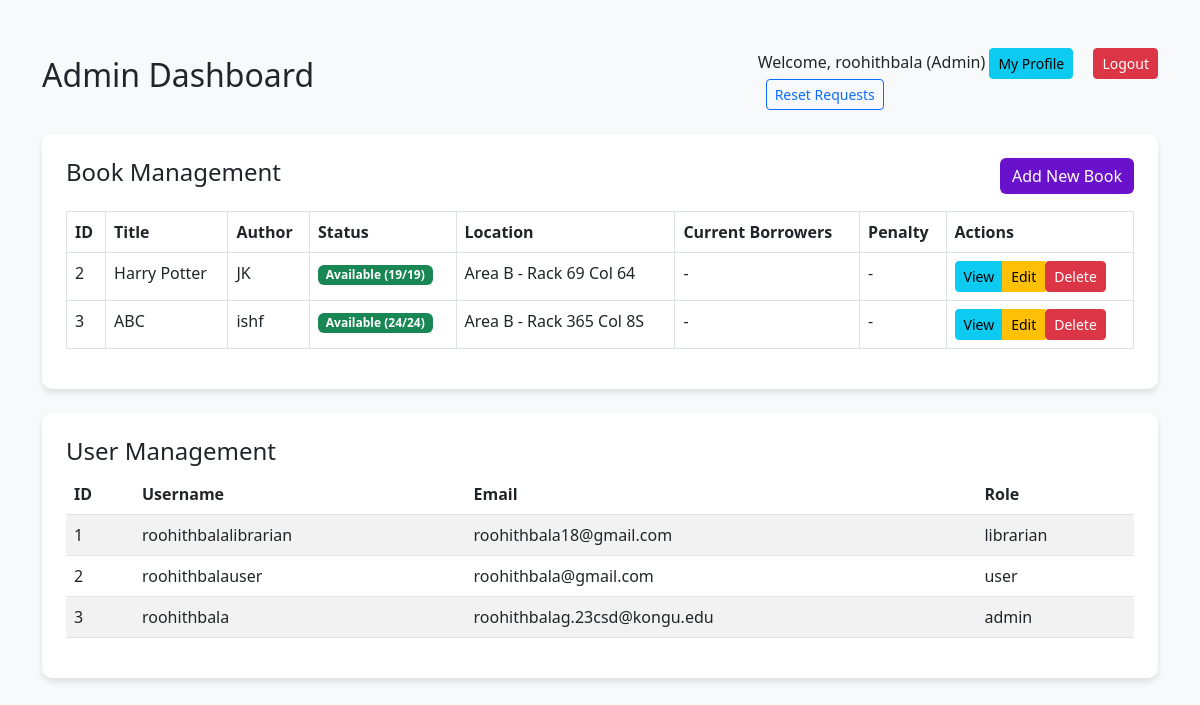
/admin (signed in), run on the app's committed database.
### tables this page shows
CREATE TABLE books (
            id INTEGER PRIMARY KEY AUTOINCREMENT,
            title TEXT NOT NULL,
            author TEXT NOT NULL,
            category TEXT NOT NULL,
            publication_year INTEGER,
            isbn TEXT UNIQUE NOT NULL,
            added_by TEXT,
            main_area TEXT,
            rack_no TEXT,
            column_no TEXT,
            total_copies INTEGER DEFAULT 1,
            available_copies INTEGER DEFAULT 1
        );

CREATE TABLE users (
            id INTEGER PRIMARY KEY AUTOINCREMENT,
            username TEXT UNIQUE NOT NULL,
            email TEXT UNIQUE NOT NULL,
            password TEXT NOT NULL,
            role TEXT NOT NULL DEFAULT 'user'
        , reset_token TEXT, reset_token_expiry DATETIME);

### app.py (the view)
@app.route("/admin")
def admin_dashboard():
    if "user_id" not in session or session.get("role") != "admin":
        flash("Access Denied! Only Admins can access this page.", "danger")
        return redirect(url_for("home"))
    with get_db_connection() as conn:
        books = conn.execute("""
            SELECT b.*,
                   COUNT(DISTINCT bc.copy_id) as total_copies,
                   SUM(CASE WHEN bc.status = 'Available' THEN 1 ELSE 0 END) as available_copies,
                   GROUP_CONCAT(DISTINCT
                       CASE WHEN bc.status = 'Taken'
                       THEN u.username || ' (Due: ' || bc.due_date ||
                            CASE WHEN date(bc.due_date) < date('now')
                                 THEN ', Overdue)' ELSE ')' END
                       END) as current_borrowers,
                   MAX(CASE WHEN bc.status = 'Taken' THEN bc.penalty ELSE 0 END) as max_penalty
            FROM books b
            LEFT JOIN book_copies bc ON b.id = bc.book_id
            LEFT JOIN users u ON bc.borrowed_by = u.id
            GROUP BY b.id
        """).fetchall()
        users = conn.execute("""
            SELECT u.*,
                   COUNT(DISTINCT bc.copy_id) as borrowed_books,
                   SUM(bc.penalty) as total_penalties
            FROM users u
            LEFT JOIN book_copies bc ON u.id = bc.borrowed_by
            GROUP BY u.id
        """).fetchall()
    return render_template("admin_dashboard.html", books=books, users=users)

### app.py (called while the page is built)
def get_db_connection():
    conn = sqlite3.connect(DATABASE)
    conn.row_factory = sqlite3.Row
    return conn

### templates/admin_dashboard.html (shortened to what this page needs)
<!DOCTYPE html>
<html lang="en">
<head>
    <link rel="stylesheet" href="https://cdn.jsdelivr.net/npm/bootstrap@5.3.0/dist/css/bootstrap.min.css">
</head>
<body class="container mt-5">
    <header class="d-flex justify-content-between align-items-center mb-4">
        <h2>Admin Dashboard</h2>
        <nav>
                        <span>Welcome, {{ session["username"] }} (Admin)</span>
                        <a href="{{ url_for('profile') }}" class="btn btn-info btn-sm">My Profile</a>
                        <a href="{{ url_for('logout') }}" class="btn btn-danger btn-sm ms-3">Logout</a>
                        <a href="{{ url_for('password_reset_requests') }}" class="btn btn-outline-primary btn-sm ms-2">
                             Reset Requests
                        </a>
        </nav>
    </header>
    <div class="card p-4 mb-4">
        <div class="d-flex justify-content-between align-items-center mb-3">
            <h4>Book Management</h4>
            <a href="{{ url_for('add_book_route') }}" class="btn btn-success">Add New Book</a>
        </div>
        <table class="table table-bordered table-hover">
            <thead>
                <tr>
                    <th>ID</th>
                    <th>Title</th>
                    <th>Author</th>
                    <th>Status</th>
                    <th>Location</th>
                    <th>Current Borrowers</th>
                    <th>Penalty</th>
                    <th>Actions</th>
                </tr>
            </thead>
            <tbody>
                {% for book in books %}
                <tr>
                    <td>{{ book.id }}</td>
                    <td>{{ book.title }}</td>
                    <td>{{ book.author }}</td>
                    <td>
                        <span class="badge {% if book.available_copies > 0 %}bg-success{% else %}bg-danger{% endif %}">
                            {{ "Available" if book.available_copies > 0 else "Taken" }}
                            ({{ book.available_copies }}/{{ book.total_copies }})
                        </span>
                    </td>
                    <td>{{ book.main_area }} - Rack {{ book.rack_no }} Col {{ book.column_no }}</td>
                    <td>
                        {% if book.current_borrowers %}
                            {{ book.current_borrowers }}
                        {% else %}
                            -
                        {% endif %}
                    </td>
                    <td>
                        {% if book.max_penalty > 0 %}
                            <span class="text-danger">₹{{ "%.2f"|format(book.max_penalty) }}</span>
                        {% else %}
                            -
                        {% endif %}
                    </td>
                    <td>
                        <div class="btn-group">
                            <a href="{{ url_for('view_book', book_id=book.id) }}"
                               class="btn btn-info btn-sm">View</a>
                            <a href="{{ url_for('update_book_route', book_id=book.id) }}"
                               class="btn btn-warning btn-sm">Edit</a>
                            <form method="POST"
                                  action="{{ url_for('delete_book_route', book_id=book.id) }}"
                                  class="d-inline"
                                  onsubmit="return confirm('Are you sure you want to delete this book?');">
                                <button type="submit" class="btn btn-danger btn-sm">Delete</button>
                            </form>
                        </div>
                    </td>
                </tr>
                {% endfor %}
            </tbody>
        </table>
    </div>
    <div class="card p-4">
        <h4>User Management</h4>
        <table class="table table-striped table-hover">
            <thead>
                <tr>
                    <th>ID</th>
                    <th>Username</th>
                    <th>Email</th>
                    <th>Role</th>
                </tr>
            </thead>
            <tbody>
                {% for user in users %}
                <tr>
                    <td>{{ user.id }}</td>
                    <td>{{ user.username }}</td>
                    <td>{{ user.email }}</td>
                    <td>{{ user.role }}</td>
                </tr>
                {% endfor %}
            </tbody>
        </table>
    </div>
</body>
</html>

### templates/admin_dashboard.html (style rules this page uses)
body { background-color: #f8f9fa; }
.card { border: none; border-radius: 10px; box-shadow: 0 4px 6px rgba(0, 0, 0, 0.1); }
.btn-success { background-color: #6a11cb; border: none; }
.table thead { background-color: #343a40; color: white; }

### data on the page
books: id "2", title "Harry Potter", author "JK", available_copies "Available", available_copies "19", total_copies "19", main_area "Area B", rack_no "69", column_no "64"
books: id "3", title "ABC", author "ishf", available_copies "Available", available_copies "24", total_copies "24", main_area "Area B", rack_no "365", column_no "8S"
users: id "1", username "roohithbalalibrarian", email "roohithbala18@gmail.com", role "librarian"
users: id "2", username "roohithbalauser", email "roohithbala@gmail.com", role "user"
users: id "3", username "roohithbala", email "roohithbalag.23csd@kongu.edu", role "admin"

### other printed values
{{ session["username"] }} "roohithbala"
